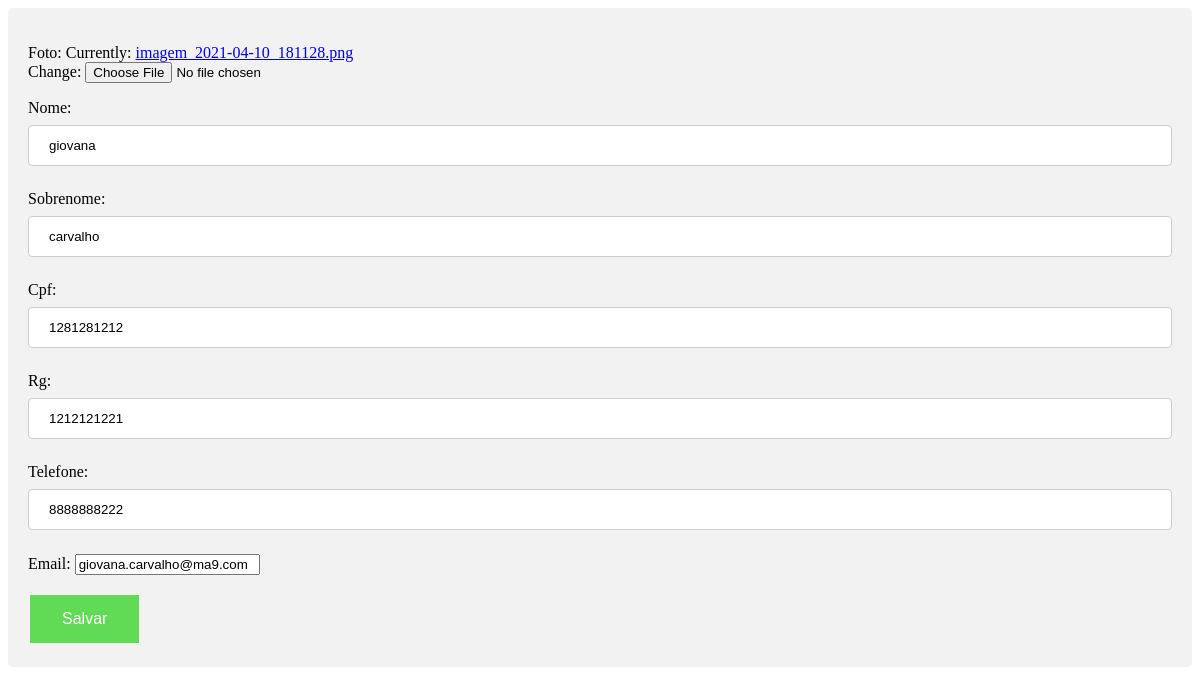
The page /cadastros/update/1/ on the database as committed earlier.
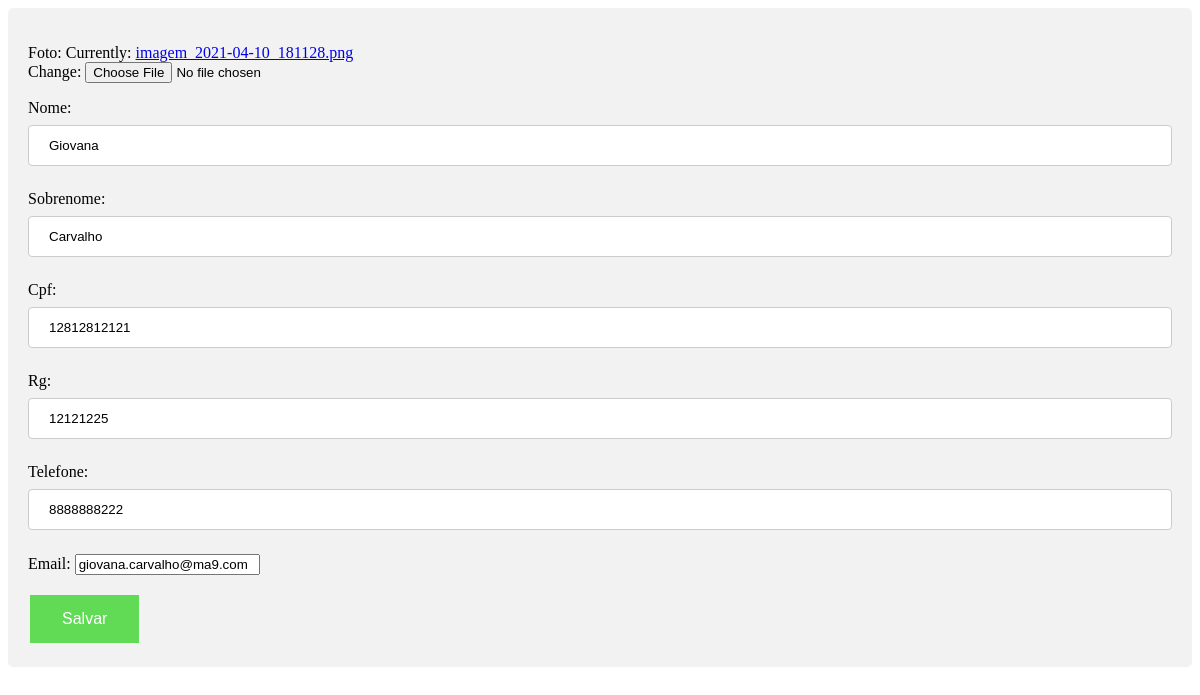
The same page on the database as committed later.
### cadastros/models.py (models this page shows, shortened)
class Cliente(models.Model):
    foto = models.ImageField(upload_to='images/')
    nome = models.CharField("nome", max_length=50)
    sobrenome = models.CharField("sobrenome", max_length=100)
    cpf = models.CharField("cpf", max_length=11, unique=True)
    rg = models.CharField("rg", max_length=8, unique=True)
    telefone = models.CharField("telefone", max_length=12)
    email = models.EmailField("email")
    begin_date= models.DateTimeField(auto_now_add=True)
    class Meta:
        db_table= 'cliente'
        verbose_name = "Cliente"
        verbose_name_plural = "Clientes"

### cadastros/views.py (the view)
# urls.py: path('update/<int:pk>/',ClienteUpdate.as_view(),name='cliente_update'),
class ClienteUpdate(UpdateView):
    model = Cliente
    fields = ['foto','id','nome','sobrenome','cpf','rg','telefone','email']
    success_url = reverse_lazy('cliente_list')

### cadastros/templates/cadastros/cliente_form.html (shortened to what this page needs)
<!DOCTYPE html>
<html lang="en">
<head>
</head>
<body>
    <div>
    <form method="POST" enctype="multipart/form-data">
        {{form.as_p}}
        <button class="button">Salvar</button>
    </form>
    </div>
</body>
</html>

Rows that differ between the two databases and show on the page:
changed Cliente "giovana.carvalho@ma9.com": nome "giovana" → "Giovana"; sobrenome "carvalho" → "Carvalho"; cpf "1281281212" → "12812812121"; rg "1212121221" → "12121225"
